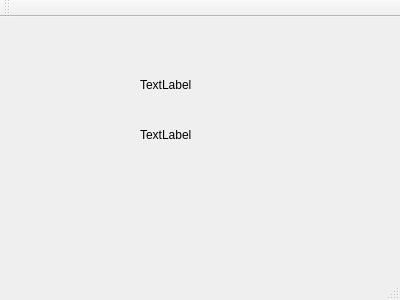
<?xml version="1.0" encoding="UTF-8"?>
<ui version="4.0">
 <class>MainWindow</class>
 <widget class="QMainWindow" name="MainWindow">
  <property name="geometry">
   <rect>
    <x>0</x>
    <y>0</y>
    <width>400</width>
    <height>300</height>
   </rect>
  </property>
  <property name="windowTitle">
   <string>MainWindow</string>
  </property>
  <widget class="QWidget" name="centralWidget">
   <widget class="QLabel" name="label">
    <property name="geometry">
     <rect>
      <x>140</x>
      <y>60</y>
      <width>171</width>
      <height>16</height>
     </rect>
    </property>
    <property name="text">
     <string>TextLabel</string>
    </property>
   </widget>
   <widget class="QLabel" name="label_2">
    <property name="geometry">
     <rect>
      <x>140</x>
      <y>110</y>
      <width>231</width>
      <height>16</height>
     </rect>
    </property>
    <property name="text">
     <string>TextLabel</string>
    </property>
   </widget>
  </widget>
  <widget class="QMenuBar" name="menuBar">
   <property name="geometry">
    <rect>
     <x>0</x>
     <y>0</y>
     <width>400</width>
     <height>24</height>
    </rect>
   </property>
  </widget>
  <widget class="QToolBar" name="mainToolBar">
   <attribute name="toolBarArea">
    <enum>TopToolBarArea</enum>
   </attribute>
   <attribute name="toolBarBreak">
    <bool>false</bool>
   </attribute>
  </widget>
  <widget class="QStatusBar" name="statusBar"/>
 </widget>
 <layoutdefault spacing="6" margin="11"/>
 <resources/>
 <connections/>
</ui>
